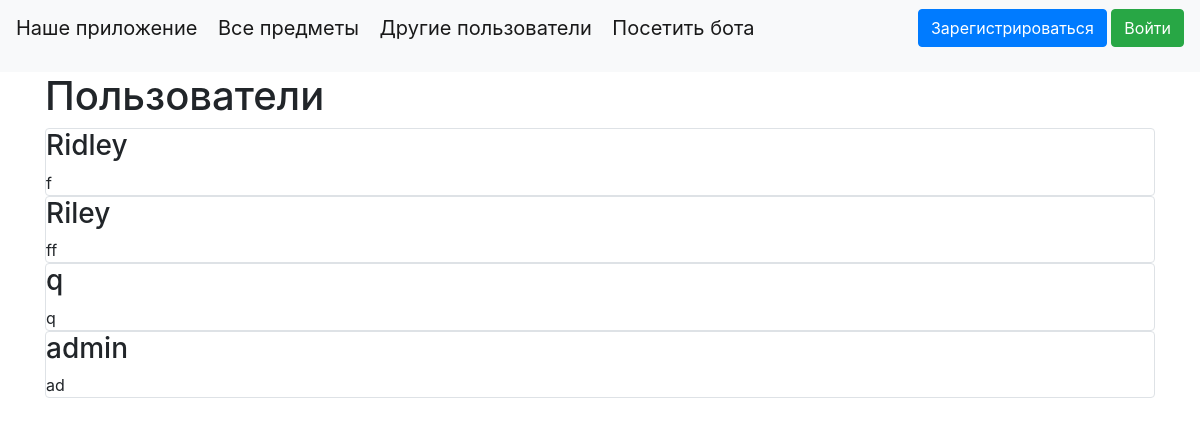
/other_users, run on an earlier commit of the app's database.
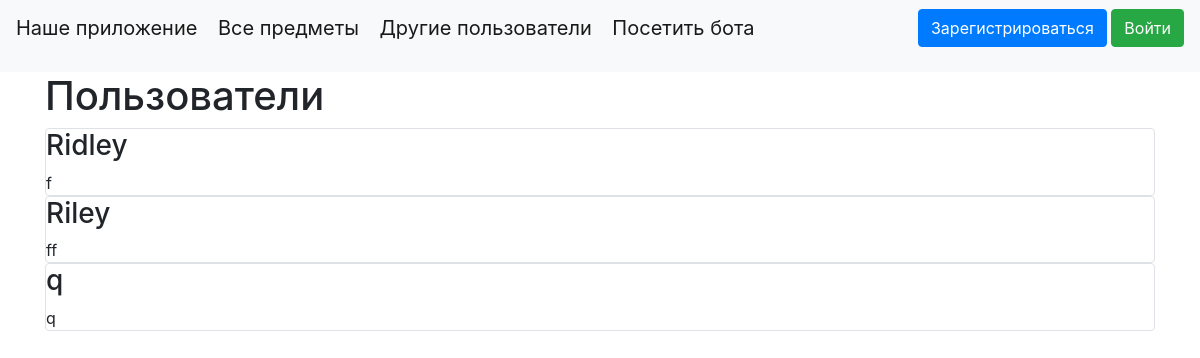
And on a later commit of the database.
### data/users.py (models this page shows, shortened)
class User(SqlAlchemyBase, UserMixin, SerializerMixin):
    __tablename__ = 'users'
    id = sqlalchemy.Column(sqlalchemy.Integer,
                           primary_key=True, autoincrement=True)
    name = sqlalchemy.Column(sqlalchemy.String, nullable=True)
    about = sqlalchemy.Column(sqlalchemy.String, nullable=True)
    email = sqlalchemy.Column(sqlalchemy.String,
                              index=True, unique=True, nullable=True)
    hashed_password = sqlalchemy.Column(sqlalchemy.String, nullable=True)
    created_date = sqlalchemy.Column(sqlalchemy.DateTime,
                                     default=datetime.datetime.now)
    items = orm.relationship("Items", back_populates='user')

### main.py (the view)
@app.route("/other_users")
def other_users():
    db_sess = db_session.create_session()
    if current_user.is_authenticated:
        users = db_sess.query(User).filter((User != current_user))
    else:
        users = db_sess.query(User)
    return render_template("other_users.html", users=users)

### data/db_session.py (called while the page is built)
def create_session() -> Session:
    global __factory
    return __factory()

### templates/other_users.html (shortened to what this page needs)
{% extends "base.html" %}
{% block content %}
<h1>Пользователи</h1>
{% for user in users %}
{% if not current_user.is_authenticated %}
<div class="col-md6 border rounded">
        <h3>{{user.name}}</h3>
        <div>
            {{user.about}}
        </div>
</div>
{% endif %}
{% endfor %}
{% endblock %}

What changed in the data, as far as the page shows it:
removed User: name "admin", about "ad"
